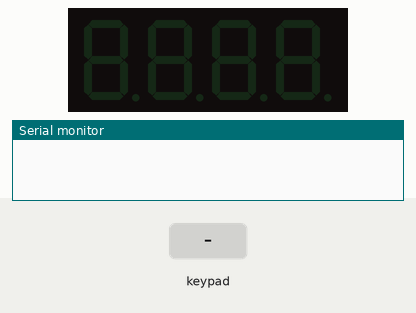
Simulated run of this sketch. Board: Arduino Nano, built with avr-gcc and run on an emulated ATmega328P. Parts: 4-digit seven-segment display, the last lines printed to the serial monitor. Inputs (shaded band) come from the test bench.

Above: at 1.2 s.
1.3 s: keypad keys 2 3 4 5 # pressed 0.4 s apart
At 3.3 s:
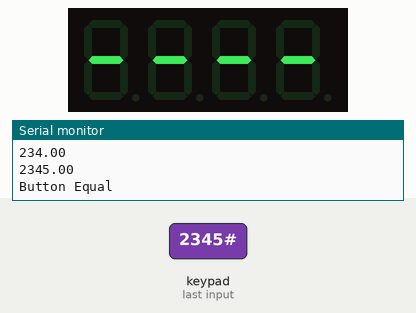
4.8 s: key 'B' pressed
At 5.8 s:
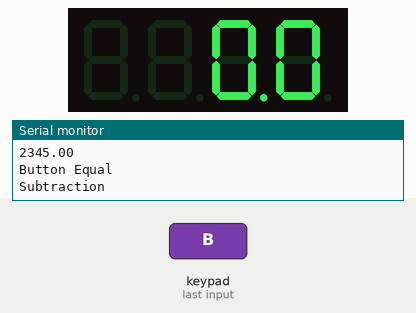
6.4 s: key '#' pressed
At 7.1 s:
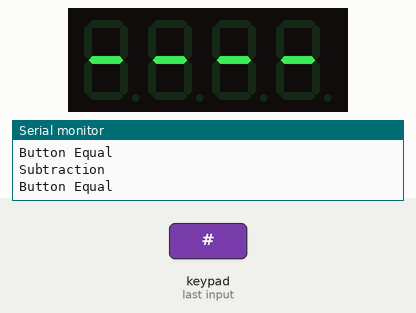
7.9 s: keypad keys 2 3 4 5 * pressed 0.4 s apart
At 10.7 s:
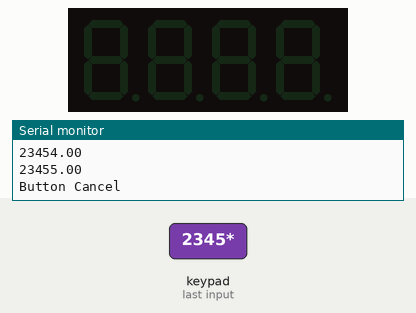
11.4 s: key 'A' pressed
At 12.3 s:
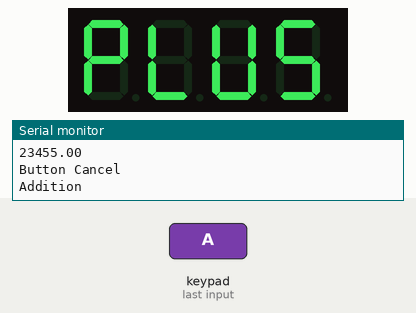
13.0 s: keypad keys 2 3 4 5 D pressed 0.4 s apart
At 15.6 s:
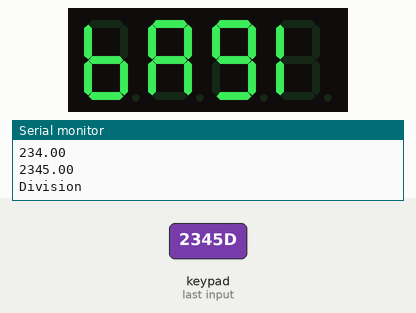
Timing chart, 0 to 17.1 s (numbered marks = the images above; inputs shaded):
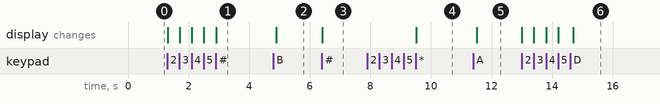

Measured:
- after the input at 1.3 s, the display: first changes at once (image 1 shows a later state)
- after the input at 4.8 s, the display: changes after 0.10 s (image 2)
- after the input at 6.4 s, the display: changes at once (image 3)
- after the input at 7.9 s, the display: changes after 1.6 s (image 4)
- after the input at 11.4 s, the display: changes after 0.11 s (image 5)
- after the input at 13.0 s, the display: first changes at once (image 6 shows a later state)

The sketch:

kalkulatorganteng.ino
```cpp
#include "SevSeg.h"
#include <Keypad.h>

SevSeg sevseg; //Instantiate a seven segment controller object

const byte ROWS = 4;
const byte COLS = 4;

char keys[ROWS][COLS] =  {
   {'1','2','3','A'},
   {'4','5','6','B'},
   {'7','8','9','C'},
   {'*','0','#','D'}
};


byte colPins[COLS] = {A4,A5,A6,A7};
byte rowPins[ROWS] = {A0,A1,A2,A3};

Keypad keypad = Keypad(makeKeymap(keys), rowPins, colPins, ROWS, COLS);


float Num1,Num2,Number;
char key,action;
boolean result = false;

void setup(){
  byte numDigits = 4;
  byte digitPins[] = {2, 3, 4, 5};
  byte segmentPins[] = {6, 7, 8, 9, 10, 11, 12, 13};
  bool resistorsOnSegments = false; // 'false' means resistors are on digit pins
  byte hardwareConfig = COMMON_CATHODE; // See README.md for options
  bool updateWithDelays = false; // Default. Recommended
  bool leadingZeros = false; // Use 'true' if you'd like to keep the leading zeros

  sevseg.begin(hardwareConfig, numDigits, digitPins, segmentPins, resistorsOnSegments, updateWithDelays, leadingZeros);
  sevseg.setBrightness(90);

  Serial.begin(9600);
}

void loop(){


//  if (key!=NO_KEY)
  DetectButtons();

  if (result==true){
    CalculateResult();
  }


  DisplayResult();


  sevseg.refreshDisplay();
}


void DetectButtons(){

char key = keypad.getKey();

if (key=='*'){ //If cancel Button is pressed
    Serial.println ("Button Cancel");
    sevseg.blank();
    Number=Num1=Num2=0;
    result=false;
    }

if (key == '#')
    {Serial.println ("Button Equal");
    sevseg.setChars("eq");
    Num2=Number;
    result = true;
    }
  if(key == '1'){
    if (Number==0){
    Number=1;
    }
    else {
    Number = (Number*10) + 1; //Pressed twice
    }
    Serial.println(Number);
    sevseg.setNumber(Number);
  }
if(key == '2'){
    if (Number==0){
    Number = 2;
    }
    else {
    Number = (Number*10) + 2; //Pressed twice
    }
    Serial.println(Number);
    sevseg.setNumber(Number);
  }
if(key == '3'){
    if (Number==0){
    Number = 3;
    }
    else {
    Number = (Number*10) + 3; //Pressed twice
    }
    Serial.println(Number);
    sevseg.setNumber(Number);
  }
if(key == '4'){
    if (Number==0){
    Number = 4;
    }
    else {
    Number = (Number*10) + 4; //Pressed twice
    }
    Serial.println(Number);
    sevseg.setNumber(Number);
  }
if(key == '5'){
    if (Number==0){
    Number = 5;
    }
    else {
    Number = (Number*10) + 5; //Pressed twice
    }
    Serial.println(Number);
    sevseg.setNumber(Number);
  }
if(key == '6'){
    if (Number==0){
    Number = 6;
    }
    else {
    Number = (Number*10) + 6; //Pressed twice
    }
    Serial.println(Number);
    sevseg.setNumber(Number);
  }
if(key == '7'){
    if (Number==0){
    Number = 7;
    }
    else {
    Number = (Number*10) + 7; //Pressed twice
    }
    Serial.println(Number);
    sevseg.setNumber(Number);
  }
if(key == '8'){
    if (Number==0){
    Number = 8;
    }
    else {
    Number = (Number*10) + 8; //Pressed twice
    }
    Serial.println(Number);
    sevseg.setNumber(Number);
  }
if(key == '9'){
    if (Number==0){
    Number = 9;
    }
    else {
    Number = (Number*10) + 9; //Pressed twice
    }
    Serial.println(Number);
    sevseg.setNumber(Number);
  }
if(key == '0'){
    if (Number==0){
    Number = 0;
    }
    else {
    Number = (Number*10) + 0; //Pressed twice
    }
    Serial.println(Number);
    sevseg.setNumber(Number);
  }

if (key == 'A' || key == 'B' || key == 'C' || key == 'D') //Detecting Buttons on Column 4
  {
    Num1 = Number;
    Number =0;
    if (key == 'A'){
      Serial.println ("Addition");
      sevseg.setChars("plus");
      action = '+';
      }
    if (key == 'B'){
      Serial.println ("Subtraction");
      sevseg.setChars("kura");
      action = '-';
      }
     if (key == 'C')
    {
      Serial.println ("Multiplication");
      sevseg.setChars("kali");
      action = '*';}
     if (key == 'D')
    {Serial.println ("Division");
    sevseg.setChars("ba9i");
    action = '/';
    }
    delay(100);
  }


}


void CalculateResult()
{
  if (action=='+')
    Number = Num1+Num2;

  if (action=='-')
    Number = Num1-Num2;

  if (action=='*')
    Number = Num1*Num2;

  if (action=='/')
    Number = Num1/Num2;
}


void DisplayResult()
{
  if (result==true){
    sevseg.setNumber(Number, 1);
  }
}
```
